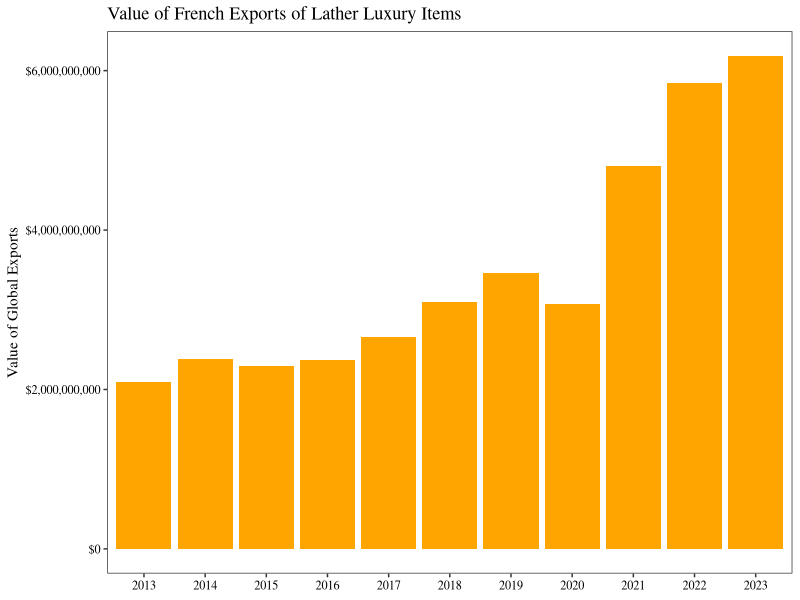
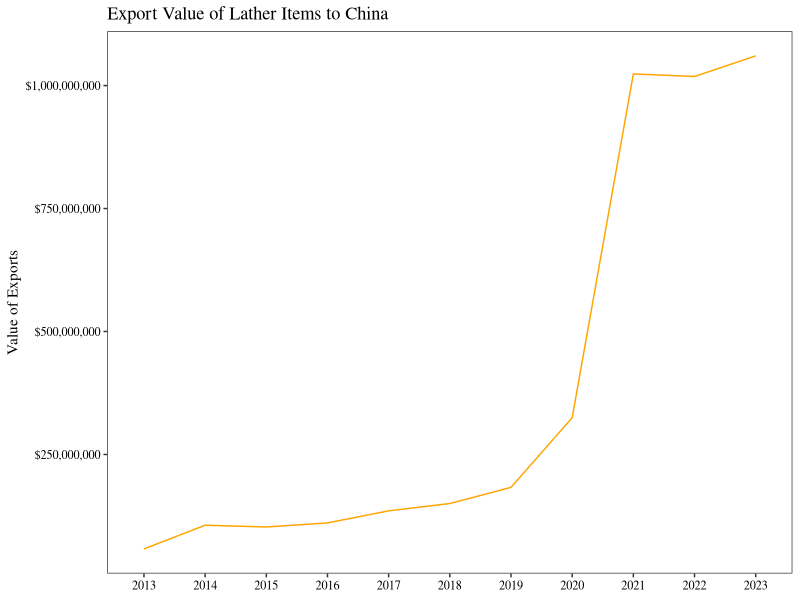
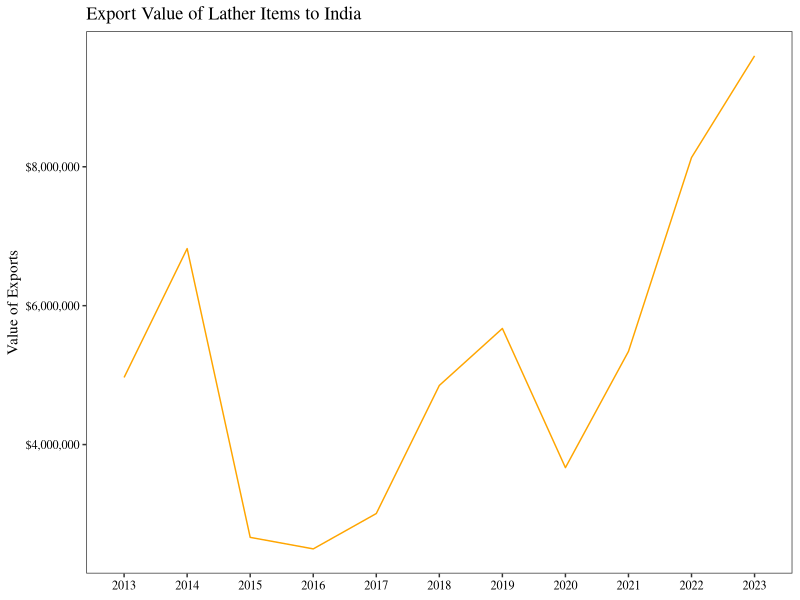
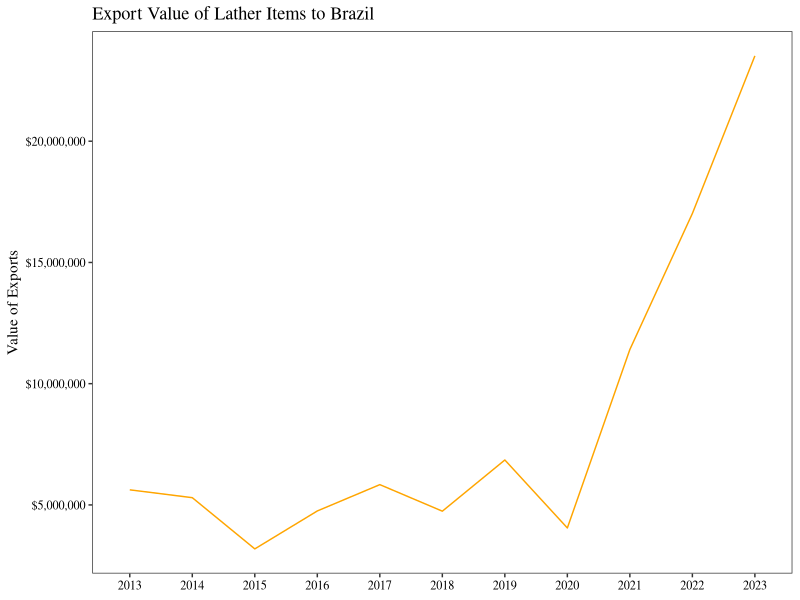

These charts were generated, in order, by the following R code:
# This script analyzes data on exported leather bags from France to every other 
# countries over the period 2013-2023.

library(tidyverse)
library(here)
library(rnaturalearth)
library(sf)
library(scales)
setwd(here())
data <- read_csv("export_data.csv")
world <- ne_countries(scale = "medium", returnclass = "sf")
world <- world %>%
  mutate(partnerISO = sov_a3)



data2 <- data %>%
  select(partnerISO, partnerDesc, primaryValue, refYear, primaryValue) %>%
  group_by(partnerISO) %>%
  arrange(refYear) %>%
  mutate(growth = (primaryValue - lag(primaryValue))/lag(primaryValue),
         Year = as.character(refYear)) %>%
  left_join(world, by = "partnerISO")
  
plot_export <- ggplot(data2 %>% filter(partnerDesc == "World"), aes(x = Year, y = primaryValue, group = 1)) +
  geom_bar(stat = "identity", fill = "orange") +
  scale_y_continuous(labels = dollar_format()) +
  theme_bw() +
  labs(title = "Value of French Exports of Lather Luxury Items", x = NULL, y = "Value of Global Exports") + 
  theme(
    text = element_text(color = "black", family = "serif"),
    axis.text = element_text(color = "black"),
    panel.grid = element_blank(),
    panel.background = element_rect(fill = "transparent", color = NA),  # Supprime le fond du panel
    plot.background = element_rect(fill = "transparent", color = NA)
  )

ggsave("plot_1.png", plot = plot_export, width = 5, height = 4, dpi = 300)


data3 <- data2 %>% filter(partnerDesc %in% c("China"))

plot_asia <- ggplot(data3, aes(x = Year, y = primaryValue, group = 1)) +
  geom_line(color = "orange") + 
  scale_y_continuous(labels = dollar_format()) +
  theme_bw() +
  labs(title = "Export Value of Lather Items to China", x = NULL, y = "Value of Exports") + 
  theme(
    text = element_text(color = "black", family = "serif"),
    axis.text = element_text(color = "black"),
    panel.grid = element_blank(),
    panel.background = element_rect(fill = "transparent", color = NA),
    plot.background = element_rect(fill = "transparent", color = NA)
  )

ggsave("plot_2.png", plot = plot_asia, width = 5, height = 4, dpi = 300)


data4 <- data2 %>% filter(partnerDesc %in% c("India"))

india <- ggplot(data4, aes(x = Year, y = primaryValue, group = 1)) +
  geom_line(color = "orange") + 
  scale_y_continuous(labels = dollar_format()) +
  theme_bw() +
  labs(title = "Export Value of Lather Items to India", x = NULL, y = "Value of Exports") + 
  theme(
    text = element_text(color = "black", family = "serif"),
    axis.text = element_text(color = "black"),
    panel.grid = element_blank(),
    panel.background = element_rect(fill = "transparent", color = NA),
    plot.background = element_rect(fill = "transparent", color = NA)
  )

data5 <- data2 %>% filter(partnerDesc %in% c("Brazil"))

brazil <- ggplot(data5, aes(x = Year, y = primaryValue, group = 1)) +
  geom_line(color = "orange") + 
  scale_y_continuous(labels = dollar_format()) +
  theme_bw() +
  labs(title = "Export Value of Lather Items to Brazil", x = NULL, y = "Value of Exports") + 
  theme(
    text = element_text(color = "black", family = "serif"),
    axis.text = element_text(color = "black"),
    panel.grid = element_blank(),
    panel.background = element_rect(fill = "transparent", color = NA),
    plot.background = element_rect(fill = "transparent", color = NA)
  )


ggsave("plot_4.png", plot = india, width = 6, height = 3, dpi = 300)
ggsave("plot_5.png", plot = brazil, width = 6, height = 3, dpi = 300)
